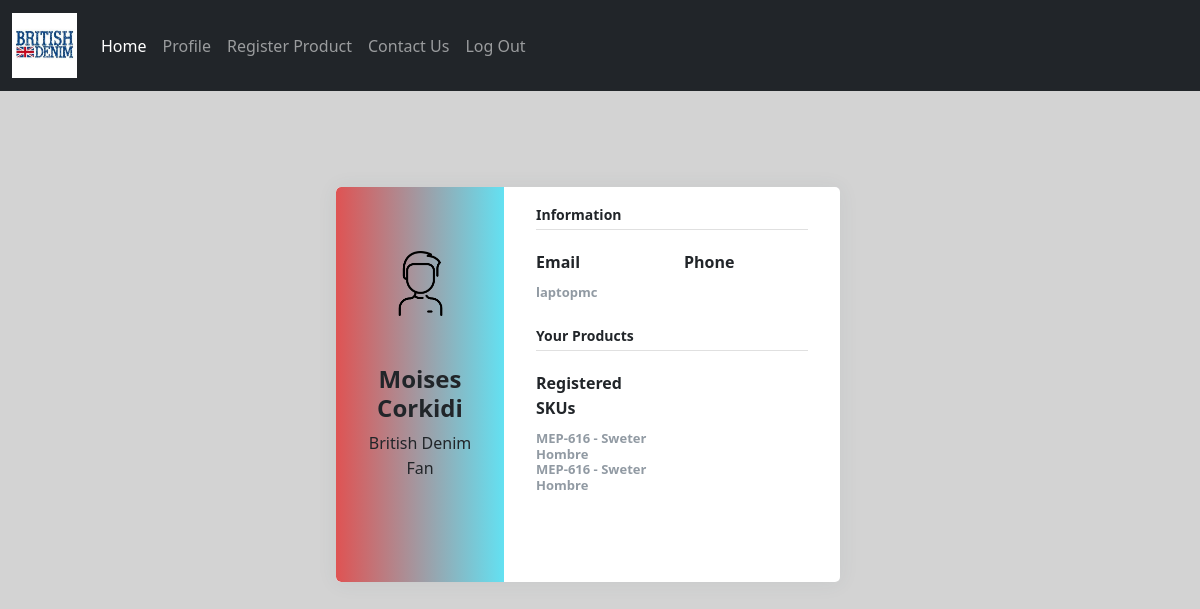
/profile/ (signed in), run on the app's committed database.
### britishdenim/models.py (models this page shows)
class Consumer(models.Model):
    user_id = models.ForeignKey(User, on_delete=models.CASCADE, default=1)
    sku = models.ForeignKey(Item,on_delete=models.CASCADE)
    where = models.CharField(max_length=100, default="")
    when = models.CharField(max_length=100, default="")
    country = models.CharField(max_length=100, default="")
    city = models.CharField(max_length=100, default="")
    getInfo = models.BooleanField(default = True)

class Item(models.Model):
    sku = models.CharField(max_length=200)
    name = models.CharField(max_length=200, default="")
    def __str__(self):
        return self.sku

### user/views.py (the view)
# urls.py: path('profile/', user_views.profile, name='profile'),
@login_required
def profile(request):
    items = Item.objects.all()
    consumer = Consumer.objects.filter(user_id=request.user)
    context = {'items': items, 'consumer': consumer}
    return render(request, 'user/profile.html', context)

### user/templates/user/profile.html (shortened to what this page needs)
{% extends "britishdenim/base.html" %}
{% block body %}
{% load static %}
<div class="pt-5"></div>
<div class="page-content page-container" id="page-content">
    <div class="padding">
        <div class="row container d-flex justify-content-center">
            <div class="col-xl-6 col-md-12">
                <div class="card user-card-full">
                    <div class="row m-l-0 m-r-0">
                        <div class="col-sm-4 bg-c-lite-green user-profile">
                            <div class="card-block text-center text-black">
                                <br>
                                <div class="m-b-25"> <img src="{% static '/britishdenim/images/user.png' %}" class="img-radius" alt="User-Profile-Image" width="65" height="65"> </div>
                                <br>
                                <h4 class="f-w-600">{{ user.first_name}} {{user.last_name}}</h4>
                                <p>British Denim Fan</p>
                            </div>
                        </div>
                        <div class="col-sm-8">
                            <div class="card-block">
                                <h6 class="m-b-20 p-b-5 b-b-default f-w-600">Information</h6>
                                <div class="row">
                                    <div class="col-sm-6">
                                        <p class="m-b-10 f-w-600">Email</p>
                                        <h6 class="text-muted f-w-400">{{user.username}}</h6>
                                    </div>
                                    <div class="col-sm-6">
                                        <p class="m-b-10 f-w-600">Phone</p>
                                    </div>
                                </div>
                                <h6 class="m-b-20 m-t-40 p-b-5 b-b-default f-w-600">Your Products</h6>
                                <div class="row">
                                    <div class="col-sm-6">
                                        <p class="m-b-10 f-w-600">Registered SKUs</p>
                                        <h6 class="text-muted f-w-400">
                                            {% for i in consumer %}
                                            {{ i.sku}} - {{i.sku.name}}
                                            <br>
                                            {%endfor%}
                                        </h6>
                                    </div>
                                </div>
                                <ul class="social-link list-unstyled m-t-40 m-b-10">
                                    <li></li>
                                    <li></li>
                                    <li></li>
                                </ul>
                            </div>
                        </div>
                    </div>
                </div>
            </div>
        </div>
    </div>
</div>
{% endblock %}

### britishdenim/static/britishdenim/style.css (style rules this page uses)
body { background-color: #c7c7c7c4 }
.padding { padding: 3rem !important }
.user-card-full { overflow: hidden }
.card { border-radius: 5px; -webkit-box-shadow: 0 1px 20px 0 rgba(69, 90, 100, 0.08); box-shadow: 0 1px 20px 0 rgba(69, 90, 100, 0.08); border: none; margin-bottom: 30px }
.m-r-0 { margin-right: 0px }
.m-l-0 { margin-left: 0px }
.user-card-full .user-profile { border-radius: 5px 0 0 5px }
.bg-c-lite-green { background: linear-gradient(to right, #df5353, #63e1f2) }
.user-profile { padding: 20px 0 }
.card-block { padding: 1.25rem }
.m-b-25 { margin-bottom: 25px }
.img-radius { border-radius: 5px }
h6 { font-size: 14px }
.card .card-block p { line-height: 25px }
.b-b-default { border-bottom: 1px solid #e0e0e0 }
.m-b-20 { margin-bottom: 20px }
.p-b-5 { padding-bottom: 5px !important }
.m-b-10 { margin-bottom: 10px }
.text-muted { color: #919aa3 !important }
.f-w-600 { font-weight: 600 }
.m-t-40 { margin-top: 20px }
.user-card-full .social-link li { display: inline-block }
.text-muted { font-size: 13px; font-weight: bold }

### data on the page
Consumer: sku "MEP-616", sku.name "Sweter Hombre"
Consumer: sku "MEP-616", sku.name "Sweter Hombre"

### other printed values
{{ user.first_name }} "Moises"
{{ user.last_name }} "Corkidi"
{{ user.username }} "laptopmc"
